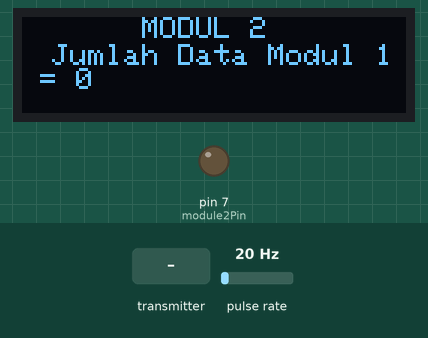
Simulated run of this sketch. Board: Arduino Uno, built with avr-gcc and run on an emulated ATmega328P. On the bench: 128×32 one-colour display, output pins drawn as LEDs (lit = HIGH). Wiring (inferred from the names in the program): pulse sensor: data A0. The test bench sets the inputs (shaded band); at power-on: pulse rate 20 Hz. The display library's start-up logo is not drawn; no radio packets arrive unless stated; what the sketch prints to the serial monitor is not drawn.

Above: at 1.2 s.
1.3 s: the transmitter starts sending messageData.5 = 255
At 1.8 s:
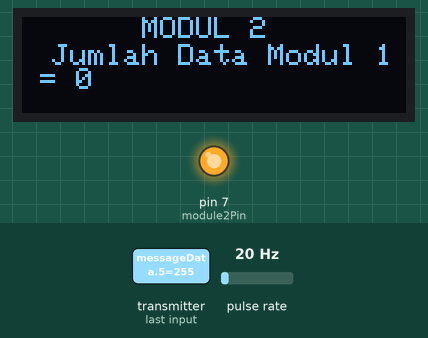
2.8 s: the transmitter starts sending messageData.4 = 128
5.6 s: the transmitter starts sending messageData.2 = 64
Timing chart, 0 to 8.6 s (numbered marks = the images above; inputs shaded):
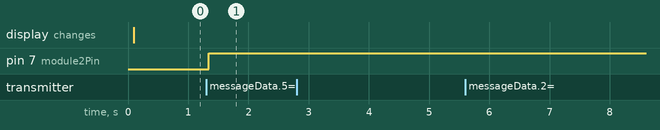

Measured:
- after the input at 1.3 s, pin 7 (module2Pin): LOW → HIGH at once
- after the input at 2.8 s, every drawn part: stays the same
- after the input at 5.6 s, every drawn part: stays the same

The sketch:

MODUL_2.ino
```cpp
#include <RF24.h>
#include <Wire.h>
#include <Adafruit_GFX.h>
#include <Adafruit_SSD1306.h>
#define SCREEN_WIDTH 128
#define SCREEN_HEIGHT 32
#define OLED_RESET -1
#define SCREEN_ADDRESS 0x3C

Adafruit_SSD1306 display(SCREEN_WIDTH, SCREEN_HEIGHT, &Wire, OLED_RESET);

//Konfigurasi Alamat
RF24 radio(10, 9);
const uint64_t beforeModuleId = 0xF0F0F0F0E2LL;
const uint64_t moduleId = 0xF0F0F0F0E3LL;
const uint16_t dev_id = 2;

//Time for Sending millis
unsigned long previousMillis = 0;
const long interval = 2000;

//Data
byte messageData[6];
byte newData2[6];
byte datagabung[12];

//Counter data yang diterima
bool dataReceived = false;
int  dataCounter = 0;
int  dataCounterNewCustomer = 0;

//Konfigurasi LED
const unsigned long ledDuration = 200;
unsigned long ledOnMillis = 0;
const int module2Pin = 7;

//Konfigurasi Flow sensor
unsigned long pulseDuration = 0;
const float pulseToCubicMeters = 0.00000247;
const int sensorPin = A0;
float totalLiters = 0;

void setup() {

  //Set up radio Frekuensi
  radio.begin();
  radio.openReadingPipe(1, beforeModuleId);
  radio.setPALevel(RF24_PA_MAX);
  radio.setDataRate(RF24_2MBPS);
  radio.setChannel(85);
  pinMode(module2Pin, OUTPUT);
  Serial.begin(115200);

  //LCD
  if (!display.begin(SSD1306_SWITCHCAPVCC, SCREEN_ADDRESS)) {
    Serial.println(F("SSD1306 allocation failed"));
      for (;;)
        ;
   }
  display.display();
//  delay(2000);
  display.clearDisplay();
}

  void lcd() {
    display.clearDisplay();
    display.setTextSize(1);
    display.setTextColor(SSD1306_WHITE);

    // Center "MODUL 2" at the top
    int16_t x = (display.width() - 8 * 6) / 2; // Assuming 6 characters for "MODUL 2"
    int16_t y = 0;

    display.setCursor(x, y);
    display.print("MODUL 2");

    // Place "Jumlah Data Modul 1" below "MODUL 2"
    x = 10;
    y = 9;

    display.setCursor(x, y);
    display.print("Jumlah Data Modul 1 = ");
    display.println(dataCounterNewCustomer);
    display.display();
  }

void bacanrf() {

  //Setting Listening
  radio.openReadingPipe(1, beforeModuleId);
  radio.startListening();

  //Cek Radio
  if (radio.available()) {
    radio.read(&messageData, sizeof(messageData));
    dataReceived = true;
    dataCounter++;
    uint16_t customerId;
    memcpy(&customerId, &messageData[0], sizeof(customerId));
    if (customerId == 1) {
      dataCounterNewCustomer++;
    }
}
  lcd(); // Update OLED display
}


void gabungData(){
  memcpy(datagabung, &messageData, sizeof(messageData));
  // Salin data dari newData ke datagabung setelah messageData
  memcpy(datagabung + sizeof(messageData), &newData2, sizeof(newData2));
}

void kirimnrf12() {
  radio.stopListening();
  radio.openWritingPipe(moduleId);
  radio.write(&datagabung, sizeof(datagabung)); // Kirim data gabungan

  uint16_t customerIdModul1;
  float userTotalUsageModul1;
  memcpy(&customerIdModul1, &datagabung[0], sizeof(customerIdModul1));
  memcpy(&userTotalUsageModul1, &datagabung[2], sizeof(userTotalUsageModul1));

  Serial.print("ID Pelanggan: ");
  Serial.println(customerIdModul1);
  Serial.print("Total Penggunaan Air: ");
  Serial.print(userTotalUsageModul1, 5);
  Serial.println(" m³");

  uint16_t customerIdModul2;
  float userTotalUsageModul2;

  memcpy(&customerIdModul2, &datagabung[6], sizeof(customerIdModul2));
  memcpy(&userTotalUsageModul2, &datagabung[8], sizeof(userTotalUsageModul2));

  Serial.print("ID Pelanggan: ");
  Serial.println(static_cast<uint16_t>(customerIdModul2));
  Serial.print("Total Penggunaan Air: ");
  Serial.print(userTotalUsageModul2, 5);
  Serial.println(" m³");

}

void sensor() {

  // radio.stopListening();
  pulseDuration = pulseIn(sensorPin, FALLING);
  float currentLiters = pulseDuration * pulseToCubicMeters;
  totalLiters += currentLiters;

  const float newUserTotalUsage = totalLiters / 1000.0;

  memcpy(&newData2[0], &dev_id, sizeof(dev_id));
  memcpy(&newData2[2], &newUserTotalUsage, sizeof(newUserTotalUsage));

}

unsigned long rtimer0 = 0, timer0 = 1000;
unsigned long rtimer1 = 0, timer1 = 1500;
unsigned long prev_reset_millis = 0;
unsigned long reset_interval = 5000;
unsigned long previousCT2Millis = 0;
const long intervalCT2 = 50; //50

void loop() {
  unsigned long _millis = millis();

 sensor();

 if (_millis - previousCT2Millis >= intervalCT2) {
      bacanrf();
     previousCT2Millis = _millis;
 }
  if (_millis - rtimer0 >= timer0) {
    gabungData();
    kirimnrf12();
//    memset(gabungData, 0, sizeof(gabungData)*sizeof(gabungData[0]));
    rtimer0 = _millis;
  }

//  if(_millis - prev_reset_millis > reset_interval)
//  {
//    Serial.println("RESET");
//    prev_reset_millis = _millis;
//  }
//  if (ct - rtimer0 >= timer0) {
//    kirimnrf();
//    rtimer0 = ct;
//  }
//  if (ct2 - rtimer1 >= timer1) {
//    kirimnrf2();
//    rtimer1 = ct2;
//  }
  if (dataReceived) {
    digitalWrite(module2Pin, HIGH);
    ledOnMillis = _millis;
    dataReceived = false;
  }
  if (_millis - ledOnMillis >= ledDuration) {
    digitalWrite(module2Pin, LOW);
  }
  lcd(); // Update OLED display
}
```
